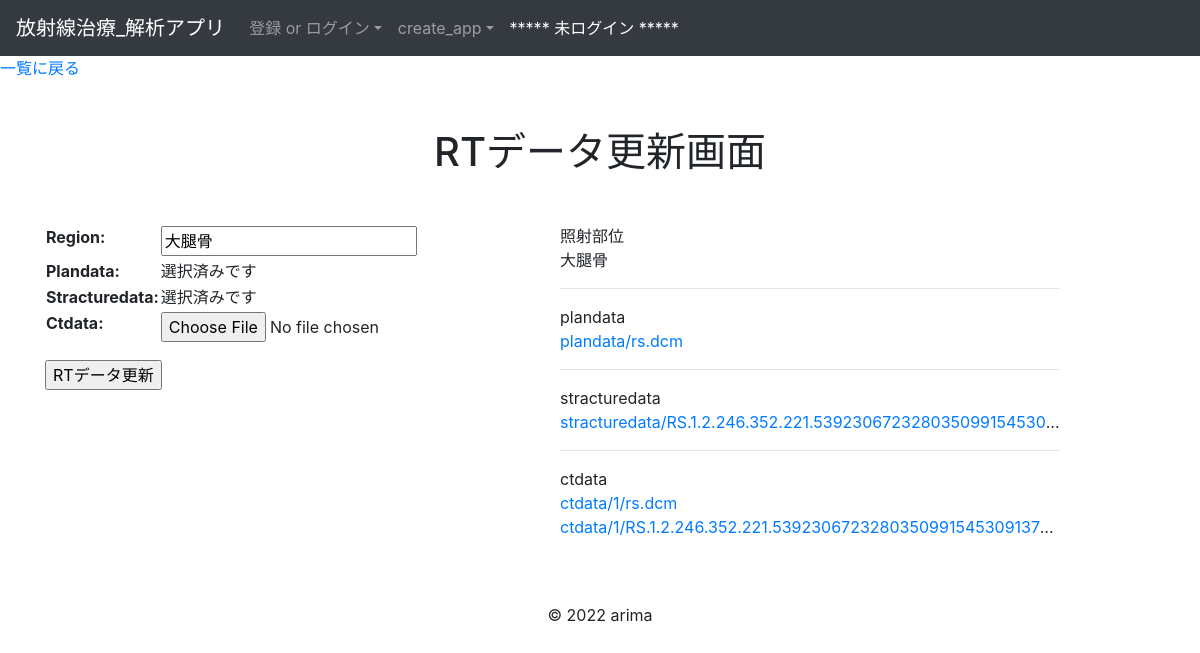
Page /analytics/edit_rtdata/1 on the earlier database version.
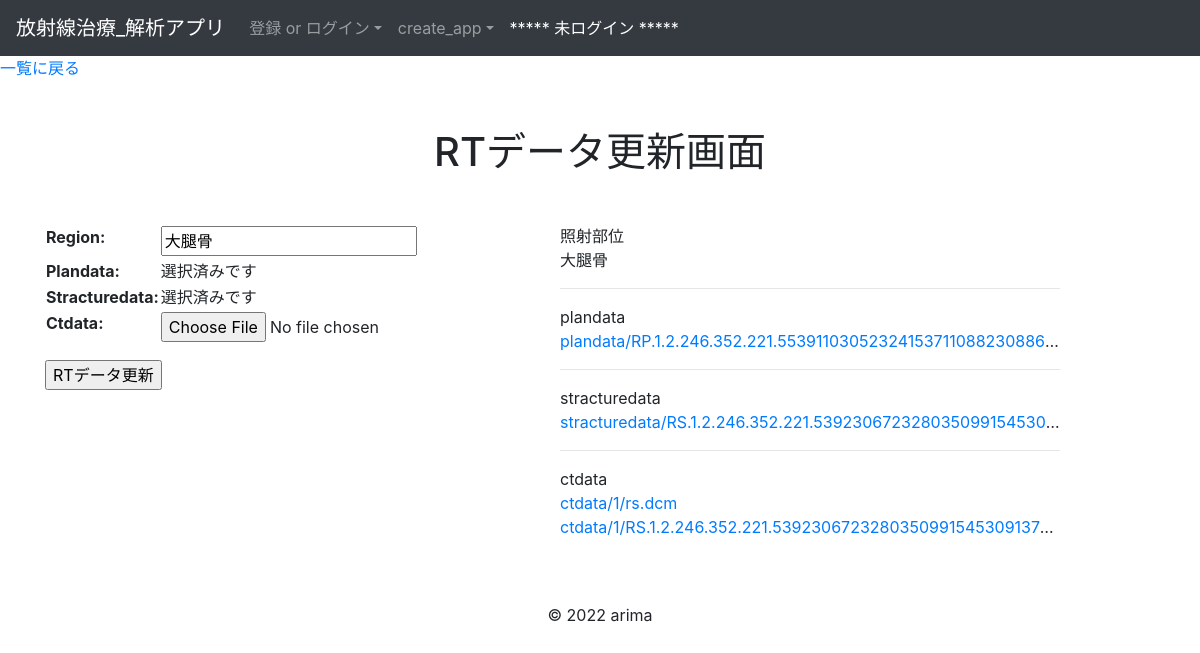
Same page on the later database version.
### analytics/models.py (models this page shows, shortened)
class BaseModel(models.Model):
    create_at = models.DateTimeField()
    update_at = models.DateTimeField()
    class Meta:
        abstract = True #Tableとして作成されないようにする

class Rtdatas(BaseModel):
    region = models.CharField(max_length=10)
    user = models.ForeignKey(
        'accounts.Users', on_delete=models.CASCADE
    )
    objects = RtdatasManager()
    class Meta:
        db_table = 'rtdata'
        verbose_name_plural = 'RTデータ'

class Plandatas(BaseModel):
    plandata = models.FileField(upload_to='plandata/')
    rtdata = models.OneToOneField(
        Rtdatas,
        on_delete=models.CASCADE,
        primary_key=True
    )
    objects = PlandatasManager()
    class Meta:
        db_table = 'plandatas'
        verbose_name_plural = 'プランデータ'

class Stracturedatas(BaseModel):
    stracturedata = models.FileField(upload_to='stracturedata/')
    rtdata = models.OneToOneField(
        Rtdatas,
        on_delete=models.CASCADE,
        primary_key=True
    )
    objects = StracturedatasManager()
    class Meta:
        db_table = 'stracturedatas'
        verbose_name_plural = 'ストラクチャデータ'

### analytics/views.py (the view, shortened to what this page needs)
# urls.py: path('edit_rtdata/<int:pk>', RtdataUpdateView.as_view(), name='edit_rtdata'),
class RtdataUpdateView(SuccessMessageMixin, UpdateView):
    model = Rtdatas
    template_name = 'analytics/update_rtdata.html'
    form_class = forms.UpdateRtdataForm
    success_message = '更新に成功しました'
    def get_context_data(self, **kwargs):
        context = super().get_context_data(**kwargs)
        plandata_form = forms.PlandataUploadForm()
        plandata = Plandatas.objects.filter_by_rtdata(rtdata=self.object)
        stracturedata_form = forms.StracturedataUploadForm()
        stracturedata =  Stracturedatas.objects.filter_by_rtdata(rtdata=self.object)
        ctdata_form = forms.CtdataUploadForm()
        ctdata =  Ctdatas.objects.filter_by_rtdata(rtdata=self.object)
        rtdata = Rtdatas.objects.get(id=self.object.id)
        context['rtdata'] = rtdata
        context['plandata'] = plandata
        context['plandata_form'] = plandata_form
        context['stracturedata'] = stracturedata
        context['stracturedata_form'] = stracturedata_form
        context['ctdata'] = ctdata
        context['ctdata_form'] = ctdata_form
        return context

### analytics/forms.py (shortened to what this page needs)
class UpdateRtdataForm(forms.ModelForm):
    class Meta:
        model = Rtdatas
        fields = ['region',]

class PlandataUploadForm(forms.ModelForm):
    plandata = forms.FileField(required=False)
    class Meta:
        model = Plandatas
        fields = ['plandata',]

### analytics/models.py (called while the page is built)
    def filter_by_rtdata(self, rtdata):
        return self.filter(rtdata=rtdata).all()

    def filter_by_rtdata(self, rtdata):
        return self.filter(rtdata=rtdata).all()

    def filter_by_rtdata(self, rtdata):
        return self.filter(rtdata=rtdata).all()

### templates/analytics/update_rtdata.html (shortened to what this page needs)
{% extends "base.html" %}
{% block content %}
  <a href="{% url 'analytics:list_rtdatas'%}">一覧に戻る</a>
<div class="container">
  <h1 class="text-center my-5">RTデータ更新画面</h1>
  <div class="row">
    <div class="col-5">
      <form method="POST" enctype='multipart/form-data'>
        <table>
          {{ form.as_table }}
          {% if object.plandatas.plandata == "" %}
            {{ plandata_form.as_table }}
          {% else%}
            <tr><th>Plandata:</th><td>選択済みです</td></tr>
          {% endif %}
          {% if object.stracturedatas.stracturedata == "" %}
            {{ stracturedata_form.as_table }}
          {% else%}
            <tr><th>Stracturedata:</th><td>選択済みです</td></tr>
          {% endif %}
          {{ ctdata_form.as_table }}
        </table>
        <input type="submit" value="RTデータ更新" class='mt-3'>
      </form>
    </div>
    <div class="col-6">
      <table class="text-truncate">
        <ul>
          <li class="text-truncate">照射部位<br>
            {{object.region}}
          </li><hr>
          <li class="text-truncate">plandata<br>
            <a href="{% url 'analytics:delete_plandata' pk=rtdata.id %}" onclick="return confirm('データを削除します。よろしいですか？')">{{ object.plandatas.plandata }}</a>
          </li><hr>
          <li class="text-truncate">stracturedata<br>
            <a href="{% url 'analytics:delete_stracturedata' pk=rtdata.id %}" onclick="return confirm('データを削除します。よろしいですか？')">{{ object.stracturedatas.stracturedata }}</a>
          </li><hr>
          <li class="text-truncate">ctdata<br>
            {% for data in ctdata %}
              <a  href="{% url 'analytics:delete_ctdata' pk=data.id rtdata=rtdata.id %}" onclick="return confirm('データを削除します。よろしいですか？')"> {{ data.ctdata }}</a><br>
            {% endfor %}
          </li>
        </ul>
      </table>
    </div>
  </div>
</div>
{% endblock %}

Differences in the rows shown:
changed Rtdatas "大腿骨": plandatas.plandata "plandata/rs.dcm" → "plandata/RP.1.2.246.352.221.55391103052324153711088230886…"
